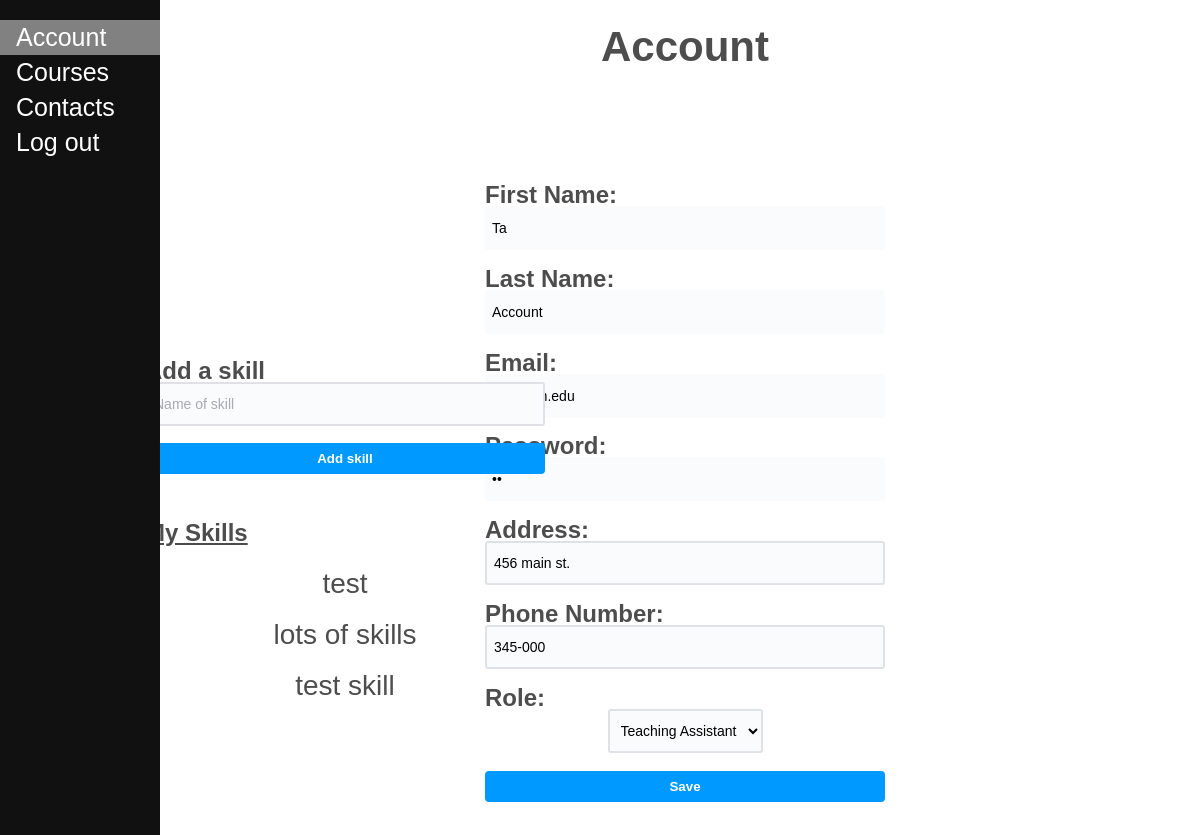
The app's page /account/ (signed in), older data.
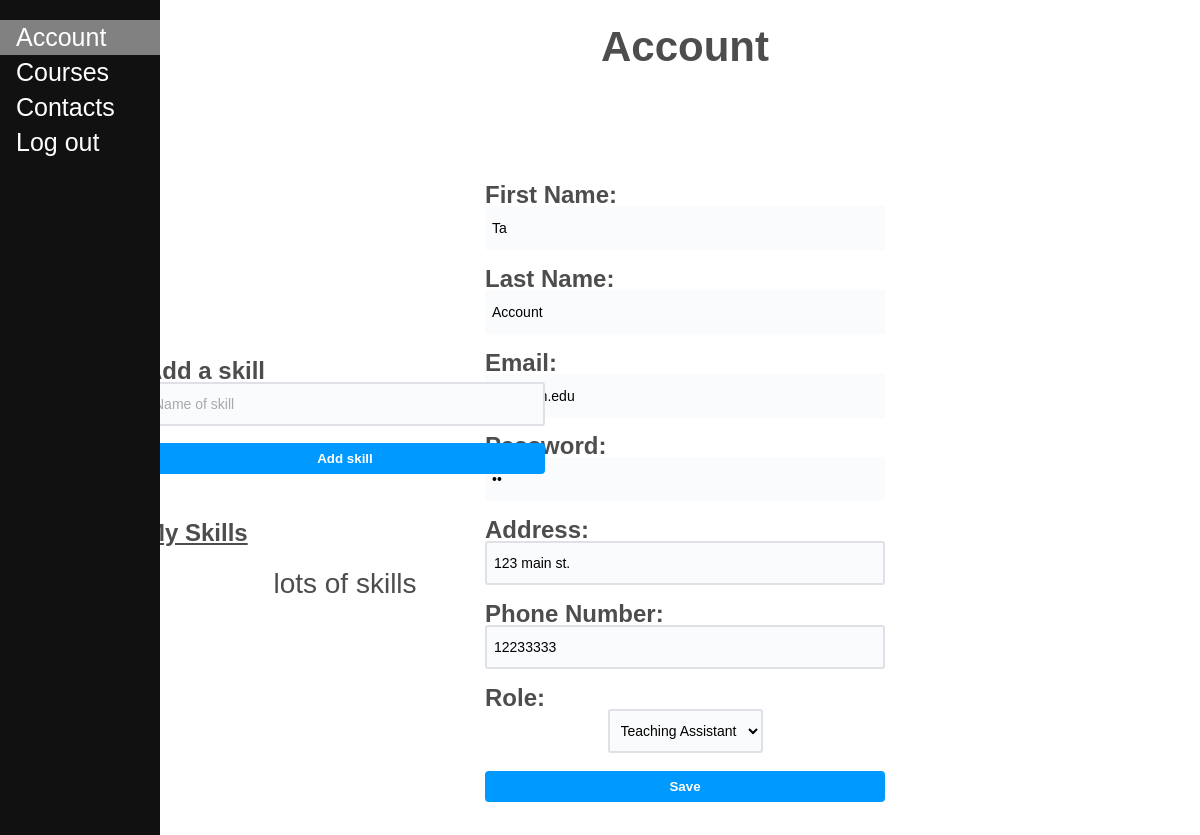
The same page, newer data.
### ourapp/models.py (models this page shows, shortened)
class MyUser(models.Model):
    first_name = models.CharField(max_length=100, default=None)
    last_name = models.CharField(max_length=100, default=None)
    password = models.CharField(max_length=100, default=None)
    address = models.CharField(max_length=100, default=None)
    email = models.EmailField(default=None)
    phone_number = models.CharField(max_length=15, default=None)
    role = models.CharField(max_length=100, default=None, choices=Role.choices)
    skills = models.ManyToManyField(Skill, default=None, blank=True)

class Skill(models.Model):
    name = models.CharField(max_length=200, default=None)

### ourapp/views.py (the view, shortened to what this page needs)
# urls.py: path('account/', views.CreateAccounts.as_view(), name='account'),
class CreateAccounts(View):
    def get(self, request):
        ValidSession = validate_session(request)
        if not ValidSession:
            return redirect("/")
        request.session['submitted'] = False
        accounts = MyUser.objects.all()
        email = request.session['name']
        user = get_user(email)
        skills = user.skills.all()
        return render(request, "account.html", {"accounts": accounts, "skills": skills})

### ourapp/helper_methods.py (called while the page is built)
def validate_session(request):
    try:
        key = request.session['name']
    except:
        return False
    return True

def get_user(email):
    if valid_email_format(email) != "Valid":
        raise TypeError("The get_user() function requires a valid email to be used as input")
    try:
        u = MyUser.objects.get(email__iexact=email)
        return u
    except:
        return None

def valid_email_format(email):
    if "@" not in email:
        return "Email does not contain @."
    elif ' ' in email:
        return "Email should not contain a space."
    else:
        return "Valid"

### ourapp/templates/account.html (shortened to what this page needs)
<!DOCTYPE html>
<html lang="en">
<head>
    {% load static %}
    <link rel="stylesheet" href="{% static 'styles.css' %}">
</head>
<body>
    <div class="sidenav">
        <a href="/account/" class="current">Account</a>
        <a href="/course/">Courses</a>
        <a href="/contacts/">Contacts</a>
        <a href="/">Log out</a>
    </div>
    <div class="main">
        <section>
            <h2>Account</h2>
            <div class="container accountInfo">
                {% for i in accounts %}
                    {% if i.email == request.session.name %}
                        <form action="/account/" method="post"> {% csrf_token %}
                            <h1 class="accLabel">First Name: </h1>
                            <input class="form-field noBord" type="text" value="{{ i.first_name }}" placeholder="First Name" name="first_name" readonly>
                            <h1 class="accLabel">Last Name: </h1>
                            <input class="form-field noBord" type="text" value="{{ i.last_name }}" placeholder="Last Name" name="last_name" readonly>
                            <h1 class="accLabel">Email: </h1>
                            <input class="form-field noBord" type="text" value="{{ i.email }}" placeholder="Email" name="email" readonly>
                            <h1 class="accLabel">Password: </h1>
                            <input class="form-field noBord" type="password" value="{{ i.password }}" placeholder="Password" name="password" readonly>
                            <h1 class="accLabel">Address: </h1>
                            <input class="form-field" type="text" value="{{ i.address }}" placeholder="Address" name="address" required>
                            <h1 class="accLabel">Phone Number: </h1>
                            <input class="form-field" type="text" value="{{ i.phone_number }}" placeholder="Phone Number" name="phone_number" required>
                            <h1 class="accLabel">Role: </h1>
                            <select class="form-field selector" name="role" >
                                {% if i.role == "supervisor" %}
                                    <option value="supervisor" selected>Supervisor</option>
                                    <option value="instructor" disabled>Instructor</option>
                                    <option value="ta" disabled>Teaching Assistant</option>
                                {% elif i.role == "instructor" %}
                                    <option value="supervisor" disabled>Supervisor</option>
                                    <option value="instructor" selected>Instructor</option>
                                    <option value="ta" disabled>Teaching Assistant</option>
                                {% else %}
                                    <option value="ta" selected>Teaching Assistant</option>
                                {% endif %}
                            </select>
                            <button type="submit" name="create_butt" class="subButt">Save</button>
                        </form>
                        {% if request.session.role == 'ta' %}
                            <div id="skiList">
                                <form  action="/account/" method="post"> {% csrf_token %}
                                    <h1 class="accLabel">Add a skill </h1>
                                    <input class="form-field" type="text" placeholder="Name of skill" name="skill" required>
                                    <button type="submit" name="add_skill" class="subButt">Add skill</button>
                                </form>
                                    <br><br>
                                    <h1 class="accLabel"><u>My Skills</u></h1>
                                    {% for s in skills %}
                                        <p>{{ s.name }}</p>
                                    {% endfor %}
                                {% endif %}
                            </div>
                    {% endif %}
                {% endfor %}
            </div>
        </section>
    </div>
</body>
</html>

Row changes from the older to the newer data that the page shows:
changed MyUser "Ta": loses Skill (name "test"); loses Skill (name "test skill"); address "456 main st." → "123 main st."; phone_number "345-000" → "12233333"
